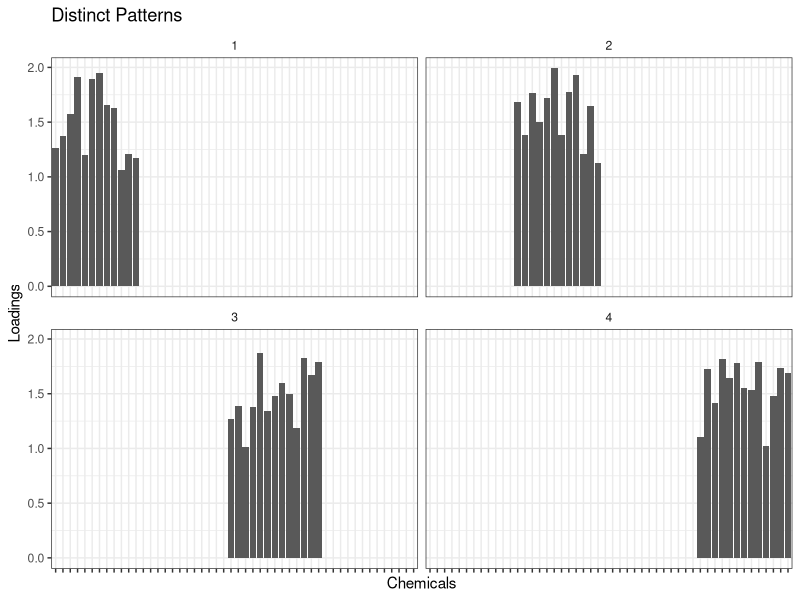
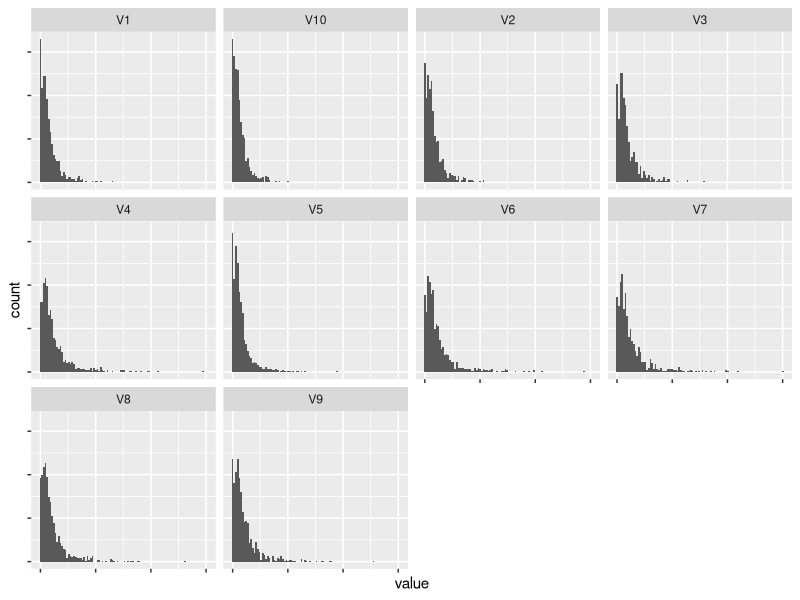
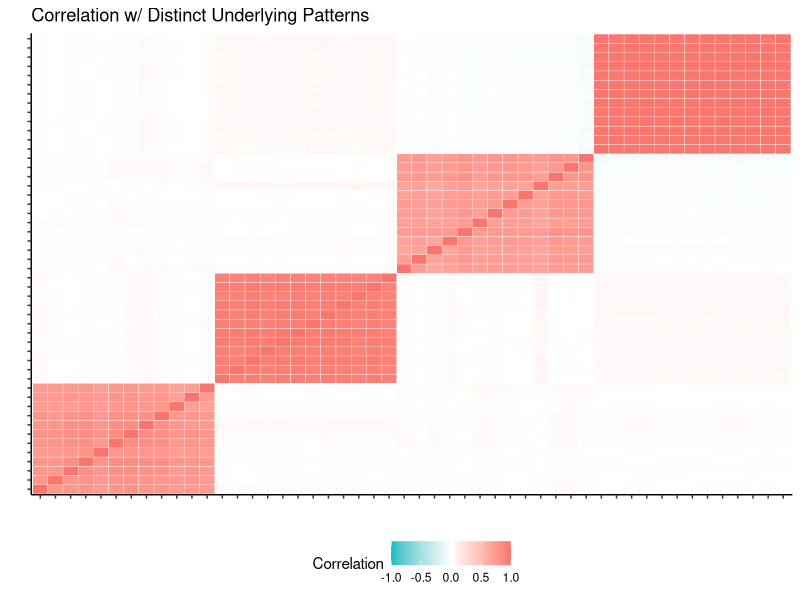
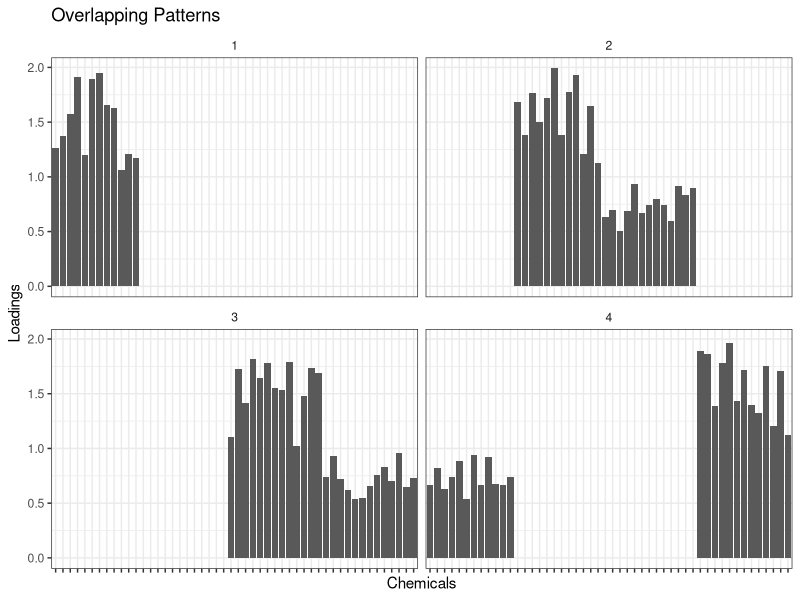
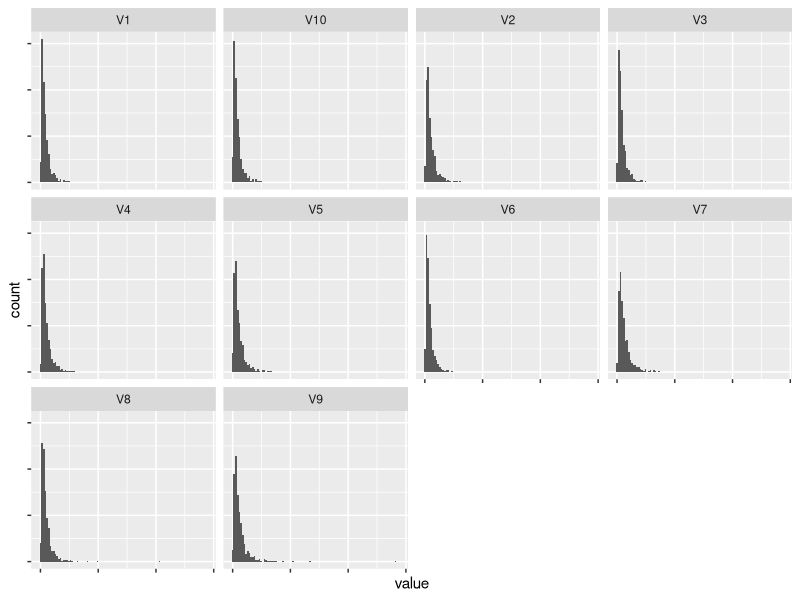
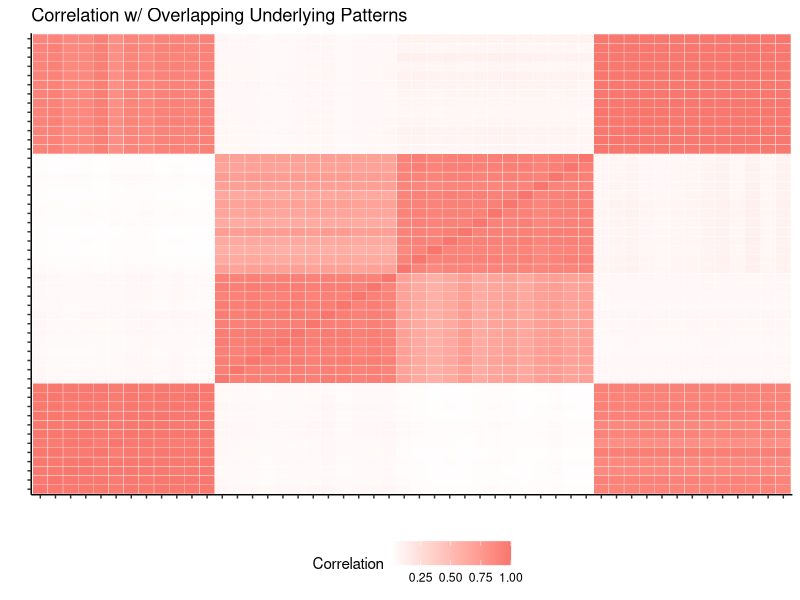

Reproduce these figures in R, in order.
## ---- chunk 1
options(scipen = 999)
library(reshape2) # melt
library(MASS) # mvrnorm
library(tidyverse)
## ---- chunk 2
## Construct a matrix for 4 TRUE exposure patterns
## replace runif between 0--0.2 with rep 0
create_patterns_dist <- function (seed) {
  set.seed(seed)
  patterns_dist <- 
    rbind(c(runif(12, 1, 2),   rep(0, 38)),
          c(rep(0, 12),        runif(12, 1, 2),   rep(0, 26)),
          c(rep(0, 24),                           runif(13, 1, 2),  rep(0, 13)),
          c(rep(0, 37), runif(13, 1, 2)))
  patterns_dist
}

patterns_dist_iter <- tibble(seed = 1:100) %>% 
 mutate(true_patterns = map(seed, create_patterns_dist))
## ---- chunk 3
patterns_dist_iter$true_patterns[[1]] %>% as_tibble() %>% 
  mutate(Pattern = 1:4) %>% 
  dplyr::select(Pattern, everything()) %>% 
  gather(key = Chemicals, value = Loadings, -Pattern) %>% 
  mutate(Chemicals = fct_inorder(Chemicals)) %>%
  ggplot(aes(x = Chemicals, y = Loadings)) + geom_col() +
  facet_wrap(.~Pattern) + theme_bw() +
  theme(axis.text.x = element_blank(),
        strip.background = element_blank()) +
  labs(title = "Distinct Patterns")
## ---- chunk 4
create_scores_dist <- function (seed) {
  scores_dist <- matrix(nrow = 1000, ncol = 4)
  set.seed(seed)
  scores_dist <- exp(mvrnorm(n = 1000, mu = rnorm(4, mean = 1), 
                          Sigma = diag(rep(1, 4)))) # Independent log normal dist
  scores_dist
}

scores_dist_iter <- patterns_dist_iter %>% 
 mutate(true_scores = map(seed, create_scores_dist))
## ---- chunk 5
sim_dist <- scores_dist_iter %>% 
  mutate(chem = map2(true_scores, true_patterns, `%*%`))
## ---- chunk 6
chemx <- sim_dist$chem[[1]]

add_noise <- function (seed, chemx) {
  #noise <- list(mean = 0, sd = apply(chemx, 2, var)/10)
  noise <- list(mean = 0, sd = rep(1, 50)) # QUICK CHECK FOR NOISE SENSITIVITY
  set.seed(seed)
  chem_dist <- pmax(chemx + 
                      mvrnorm(n = 1000, mu = rep(0, 50), 
                                        Sigma = diag(noise$sd)), 0)	
  chem_dist
}

sim_dist <- sim_dist %>% 
 mutate(sim = map2(seed, chem, add_noise))
## ---- chunk 7
dist <- sim_dist$sim[[1]]

apply(dist, 2, sd)
apply(dist, 2, mean)
summary(dist)[1:6, 1:5]

as_tibble(dist) %>% 
  dplyr::select(-(11:50)) %>% 
  pivot_longer(1:10) %>% 
  ggplot(aes(x = value)) +
  geom_histogram(bins = 100) +
facet_wrap(~name) +
  theme(axis.text.x = element_blank(),
        axis.text.y = element_blank())
## ---- chunk 8
melt(cor(dist, method = "spearman")) %>% 
  as_tibble() %>% 
  rename(Correlation = value) %>% 
  mutate(Var1 = as.factor(Var1),
         Var2 = as.factor(Var2)) %>% 
  ggplot(aes(x = Var1, y = Var2)) +
  geom_tile(aes(fill = Correlation), colour = "white") +
  scale_fill_gradient2(low = "#00BFC4", mid = "white", high = "#F8766D",
                       midpoint = 0,
                       na.value = "transparent", limits = c(-1, 1)) +
  theme_classic() + labs(x = "", y = "") +
  theme(axis.text = element_blank(),
        legend.position = "bottom") + 
  ggtitle("Correlation w/ Distinct Underlying Patterns")
## ---- chunk 9
# replace runif 0-0.2 with rep 0
create_patterns_over <- function (seed) {
  set.seed(seed)
  patterns_cor <-
    rbind(c(runif(12, 1, 2),  rep(0, 38)),
          c(rep(0, 12),       runif(12, 1, 2),  runif(13, 0.5, 1), rep(0, 13)),
          c(rep(0, 24),                         runif(13, 1, 2), runif(13, 0.5, 1)),
          c(runif(12, 0.5, 1), rep(0, 25), runif(13, 1, 2)))
  patterns_cor
}

patterns_over_iter <- tibble(seed = 1:100) %>% 
 mutate(true_patterns = map(seed, create_patterns_over))
## ---- chunk 10
patterns_over_iter$true_patterns[[1]] %>% as_tibble() %>% 
  mutate(Pattern = 1:4) %>% 
  dplyr::select(Pattern, everything()) %>% 
  gather(key = Chemicals, value = Loadings, -Pattern) %>% 
  mutate(Chemicals = fct_inorder(Chemicals)) %>%
  ggplot(aes(x = Chemicals, y = Loadings)) + geom_col() +
  facet_wrap(.~Pattern) + theme_bw() +
  theme(axis.text.x = element_blank(),
        strip.background = element_blank()) +
  labs(title = "Overlapping Patterns")
## ---- chunk 11
sim_over <- scores_dist_iter %>% 
  dplyr::select(seed, true_scores) %>% 
  full_join(., patterns_over_iter) %>% 
  mutate(chem = map2(true_scores, true_patterns, `%*%`))
## ---- chunk 12
sim_over <- sim_over %>% 
 mutate(sim = map2(seed, chem, add_noise))
## ---- chunk 13
over <- sim_over$sim[[1]]

(apply(over, 2, sd))
(apply(over, 2, mean))
summary(over)[1:6, 1:5]

as_tibble(over) %>% 
  dplyr::select(-(11:50)) %>% 
  pivot_longer(1:10) %>% 
  ggplot(aes(x = value)) +
  geom_histogram(bins = 100) +
facet_wrap(~name) +
  theme(axis.text.x = element_blank(),
        axis.text.y = element_blank())
## ---- chunk 14
melt(cor(over, method = "spearman")) %>% 
  as_tibble() %>% 
  rename(Correlation = value) %>% 
  mutate(Var1 = as.factor(Var1),
         Var2 = as.factor(Var2)) %>% 
  ggplot(aes(x = Var1, y = Var2)) +
  geom_tile(aes(fill = Correlation), colour = "white") +
  scale_fill_gradient2(low = "#00BFC4", high = "#F8766D") +
  theme_classic() + labs(x = "", y = "") +
  theme(axis.text = element_blank(),
        legend.position = "bottom") + 
  ggtitle("Correlation w/ Overlapping Underlying Patterns")
## ---- chunk 15
sim_dgp_local <- rbind(sim_dist %>% mutate(data = "Distinct"),
      sim_over %>% mutate(data = "Overlapping"))
  
sim_dgp_local

# for (i in 1:nrow(sim_dgp_local)) {
#   write_csv(as_tibble(sim_dgp_local$sim[[i]]), paste0("./Sims/dgp_local/sim_dgp_local_", i, ".csv"))
# }

# save(sim_dgp_local, file = "./Sims/sim_dgp_local.RDA")
